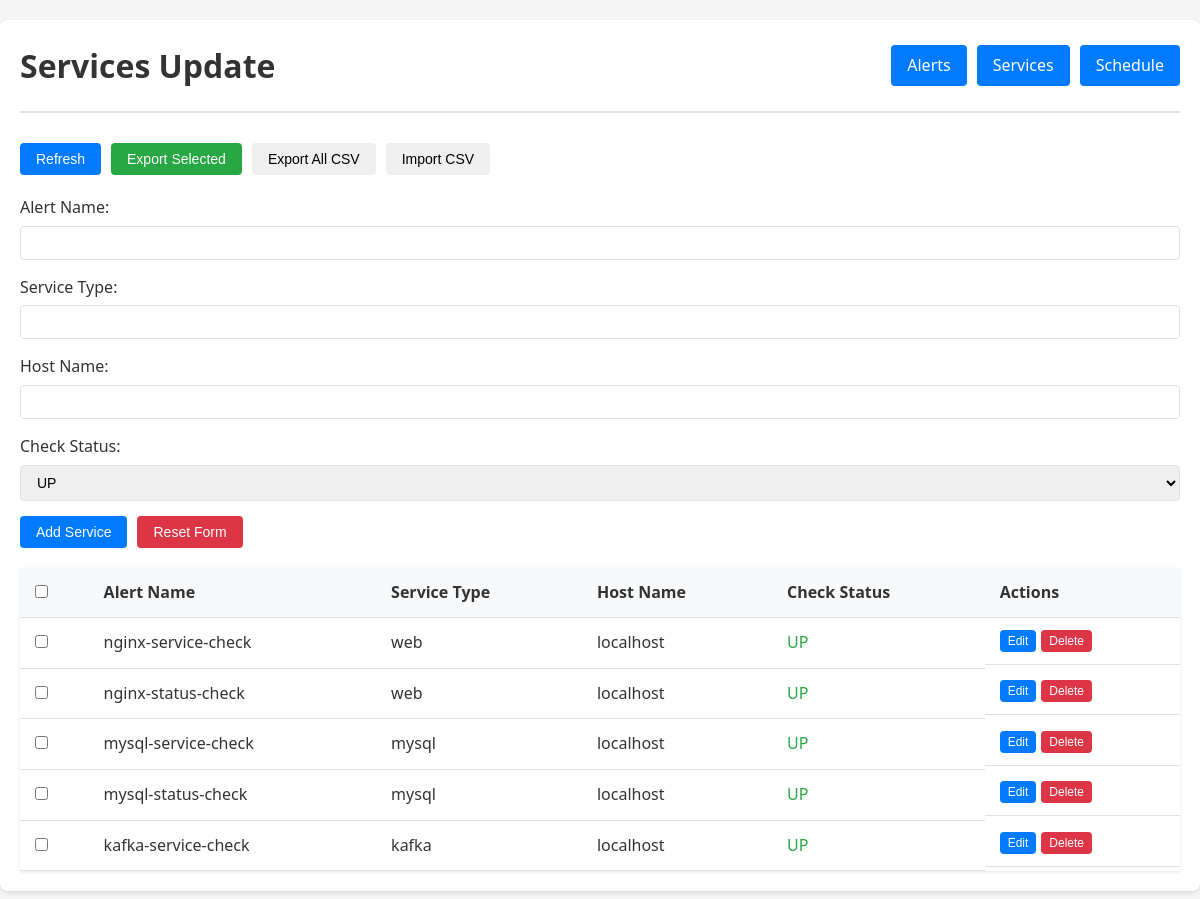
/services, run on the app's committed database.
### tables this page shows
CREATE TABLE services
                     (AlertName TEXT PRIMARY KEY,
                      ServiceType TEXT NOT NULL,
                      HostName TEXT NOT NULL,
                      CheckStatus TEXT NOT NULL);

### app.py (the view)
@app.route('/services')
def services():
    try:
        with get_db_connection() as conn:
            c = conn.cursor()
            c.execute('SELECT * FROM services')
            services = [dict(zip(['AlertName', 'ServiceType', 'HostName', 'CheckStatus'], row))
                        for row in c.fetchall()]
        return render_template('services.html', services=services)
    except Exception as e:
        return render_template('services.html', services=[], message=f"Error loading services: {str(e)}")

### app.py (called while the page is built)
@contextmanager
def get_db_connection():
    conn = sqlite3.connect('monitor.db', timeout=20)
    conn.row_factory = sqlite3.Row
    try:
        yield conn
    finally:
        conn.close()

### templates/services.html (shortened to what this page needs)
{% extends "base.html" %}
{% block header %}Services Update{% endblock %}
{% block content %}
<div class="button-group">
    <button class="btn btn-primary" onclick="window.location.reload()">Refresh</button>
    <button class="btn btn-success" onclick="exportSelected()">Export Selected</button>
    <button class="btn btn-info" onclick="exportAllCSV()">Export All CSV</button>
    <button class="btn btn-warning" onclick="document.getElementById('uploadModal').style.display='block'">Import CSV</button>
</div>
<form id="serviceForm" action="/service" method="post" class="form-container">
    <div class="form-group">
        <label for="AlertName">Alert Name:</label>
        <input type="text" id="AlertName" name="AlertName" required>
    </div>
    <div class="form-group">
        <label for="ServiceType">Service Type:</label>
        <input type="text" id="ServiceType" name="ServiceType" required>
    </div>
    <div class="form-group">
        <label for="HostName">Host Name:</label>
        <input type="text" id="HostName" name="HostName" required>
    </div>
    <div class="form-group">
        <label for="CheckStatus">Check Status:</label>
        <select id="CheckStatus" name="CheckStatus" required>
            <option value="UP">UP</option>
        </select>
    </div>
    <div class="button-group">
        <button type="submit" class="btn btn-primary" id="submitBtn">Add Service</button>
        <button type="button" class="btn btn-danger" onclick="resetForm()">Reset Form</button>
    </div>
</form>
<table>
    <thead>
        <tr>
            <th><input type="checkbox" id="selectAll" onclick="toggleAll(this)"></th>
            <th>Alert Name</th>
            <th>Service Type</th>
            <th>Host Name</th>
            <th>Check Status</th>
            <th>Actions</th>
        </tr>
    </thead>
    <tbody>
        {% if services %}
            {% for service in services %}
            <tr data-alert-name="{{ service.AlertName }}">
                <td><input type="checkbox" class="service-checkbox" value="{{ service.AlertName }}"></td>
                <td>{{ service.AlertName }}</td>
                <td>{{ service.ServiceType }}</td>
                <td>{{ service.HostName }}</td>
                <td class="status-{{ service.CheckStatus.lower() }}">{{ service.CheckStatus }}</td>
                <td class="actions">
                    <button class="btn btn-primary" onclick="editService('{{ service.AlertName }}')">Edit</button>
                    <button class="btn btn-danger" onclick="deleteService('{{ service.AlertName }}')">Delete</button>
                </td>
            </tr>
            {% endfor %}
        {% else %}
            <tr>
                <td colspan="6" class="empty-state">
                    <p>No services found</p>
                </td>
            </tr>
        {% endif %}
    </tbody>
</table>
{% endblock %}

### templates/base.html (shortened to what this page needs)
<!DOCTYPE html>
<html lang="en">
<head>
</head>
<body>
    <div class="container">
        <div class="header">
            <h1>{% block header %}Service Monitor{% endblock %}</h1>
            <div class="nav-links">
                <a href="/">Alerts</a>
                <a href="/services">Services</a>
                <a href="/monitor-schedule">Schedule</a>
            </div>
        </div>
        {% block content %}{% endblock %}
    </div>
</body>
</html>

### templates/base.html (style rules this page uses)
:root { --primary-color: #007bff; --primary-hover: #0056b3; --success-color: #28a745; --success-hover: #218838; --danger-color: #dc3545; --danger-hover: #c82333; --light-bg: #f8f9fa; --border-color: #dee2e6; --text-color: #333; --text-muted: #6c757d; }
* { box-sizing: border-box; margin: 0; padding: 0; }
body { font-family: 'Segoe UI', Tahoma, Geneva, Verdana, sans-serif; line-height: 1.6; color: var(--text-color); background-color: #f5f5f5; min-height: 100vh; }
.container { max-width: 1200px; margin: 20px auto; padding: 20px; background-color: white; border-radius: 8px; box-shadow: 0 2px 4px rgba(0, 0, 0, 0.1); }
.header { display: flex; justify-content: space-between; align-items: center; margin-bottom: 30px; padding-bottom: 20px; border-bottom: 2px solid var(--border-color); }
h1 { color: var(--text-color); font-size: 2rem; font-weight: 600; }
.nav-links { display: flex; gap: 10px; }
.nav-links a { display: inline-block; padding: 8px 16px; background-color: var(--primary-color); color: white; text-decoration: none; border-radius: 4px; transition: background-color 0.3s ease; }
.button-group { display: flex; gap: 10px; margin-bottom: 20px; }
.btn { padding: 8px 16px; border: none; border-radius: 4px; cursor: pointer; font-size: 14px; transition: background-color 0.3s ease; }
.btn-primary { background-color: var(--primary-color); color: white; }
.btn-success { background-color: var(--success-color); color: white; }
.btn-danger { background-color: var(--danger-color); color: white; }
table { width: 100%; border-collapse: collapse; margin-top: 20px; background-color: white; box-shadow: 0 1px 3px rgba(0, 0, 0, 0.1); }
th, td { padding: 12px 15px; text-align: left; border-bottom: 1px solid var(--border-color); }
th { background-color: var(--light-bg); font-weight: 600; color: var(--text-color); }
.status-up { color: var(--success-color); font-weight: 500; }
.form-group { margin-bottom: 20px; }
.form-group label { display: block; margin-bottom: 5px; font-weight: 500; color: var(--text-color); }
.form-group input, .form-group select, .form-group textarea { width: 100%; padding: 8px 12px; border: 1px solid var(--border-color); border-radius: 4px; font-size: 14px; }
.actions { display: flex; gap: 5px; }
.actions button { padding: 4px 8px; font-size: 12px; }

### templates/services.html (style rules this page uses)
.form-group { margin-bottom: 15px; }
.form-group label { display: block; margin-bottom: 5px; }

### data on the page
services: AlertName "nginx-service-check", ServiceType "web", HostName "localhost", CheckStatus "UP"
services: AlertName "nginx-status-check", ServiceType "web", HostName "localhost", CheckStatus "UP"
services: AlertName "mysql-service-check", ServiceType "mysql", HostName "localhost", CheckStatus "UP"
services: AlertName "mysql-status-check", ServiceType "mysql", HostName "localhost", CheckStatus "UP"
services: AlertName "kafka-service-check", ServiceType "kafka", HostName "localhost", CheckStatus "UP"
